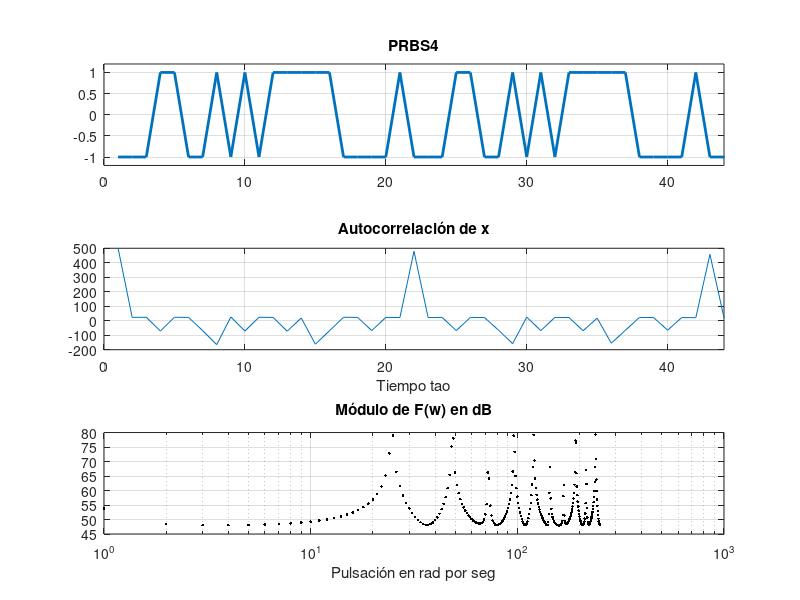

The MATLAB script that drew this image:
%%TP3, Ejercicio 7
%pkg load signal:
clear all; close all;

N=500;m=4;
y=zeros(N,1);
x=zeros(1,m+1);x(1)=1;
  for k=1:N
    res=xor(x(4),x(5)); %PRBS4 x^4+x^3+1
    y(k)=2*res-1;
    x_d=circshift(x,[1,1]);
    x_d(1)=res;
    x=x_d;
end
fixx = xcorr(y,y);
SxM=fft(fixx(N:2*N-1));

figure 1;
subplot(3,1,1);plot(y,"lineWidth",2); title("PRBS4");ylim([-1.2 1.2]),xlim([0 44]); grid on;
subplot(3,1,2);plot(fixx(N:2*N-1));title('Autocorrelación de x'); xlabel('Tiempo tao'); xlim([0 44]);grid on;
subplot(3,1,3);semilogx(20*log10(abs(SxM(1:N/2))),'.k');xlabel('Pulsación en rad por seg');title('Módulo de F(w) en dB'); grid on;
